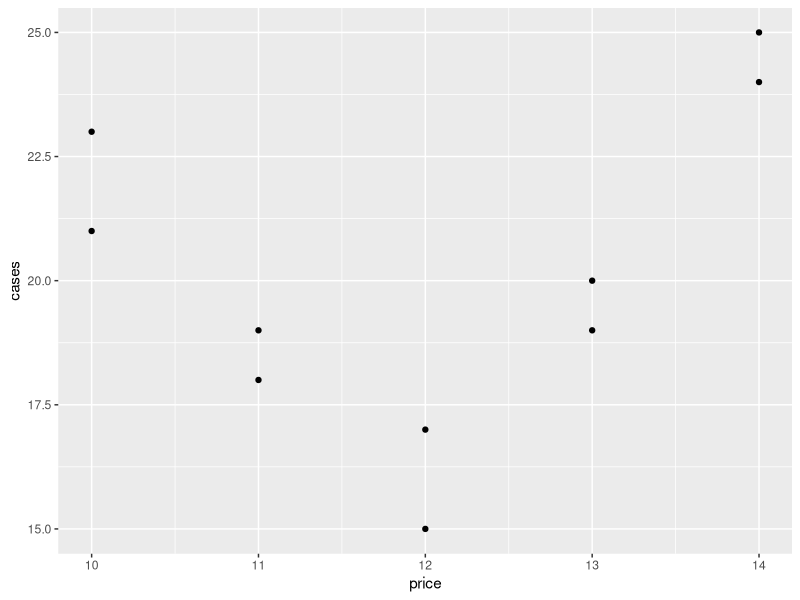

Source code (R):
#install package("ggplot2")
#install library("ggplot2")
cases<-c(23,21,19,18,15,17,19,20,25,24)
price<-c(10,10,11,11,12,12,13,13,14,14)
DF<-data.frame(price,cases)
library(ggplot2)
#read library("ggplot2)
ggplot(DF,aes(price,cases)) + geom_point()
cat("there exists Linear relationship ")